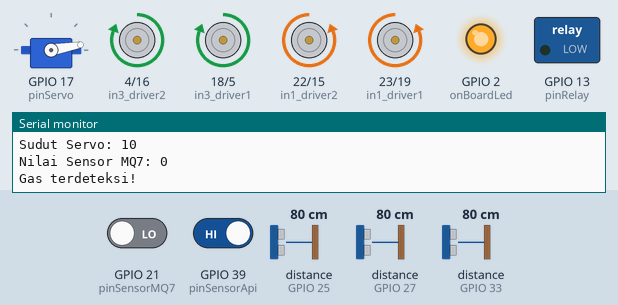
This sketch was run on a simulated ESP32. Shown: servo, motor-driver pin pairs drawn as motors (green arrow = first pin HIGH = forward, orange = second pin HIGH = backward, longer = more drive), switched loads named in the sketch (green lamp = pin HIGH), output pins drawn as LEDs (lit = HIGH), the last lines printed to the serial monitor. Wiring (inferred from the names in the program): 3 × ultrasonic range finder: trigger GPIO 14, echo GPIO 27 / trigger GPIO 26, echo GPIO 25 / trigger GPIO 32, echo GPIO 33. The inputs (shaded band) are chosen by the test bench; at power-on: GPIO 21 (pinSensorMQ7) LOW, distance to the obstacle (sensors on GPIO 25, GPIO 27, GPIO 33) 80 cm, GPIO 39 (pinSensorApi) HIGH. The echo pulse lasts 58.3 µs per cm; pins used as bus, display or sensor lines are not drawn.

Above: at 2.9 s.
3.0 s: GPIO 21 (pinSensorMQ7) driven HIGH
At 4.1 s:
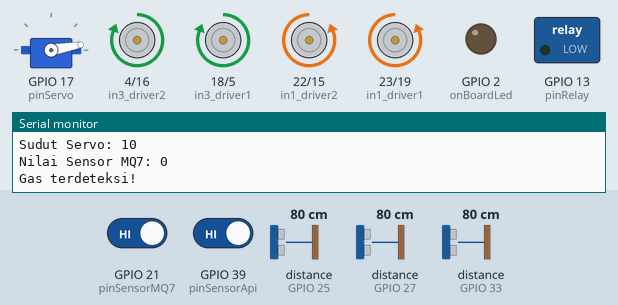
6.5 s: distance to the obstacle (sensor on GPIO 25) set to 2 cm
At 8.5 s:
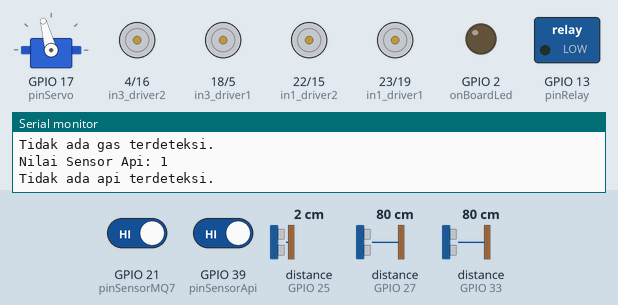
10.0 s: GPIO 39 (pinSensorApi) driven LOW
At 11.7 s:
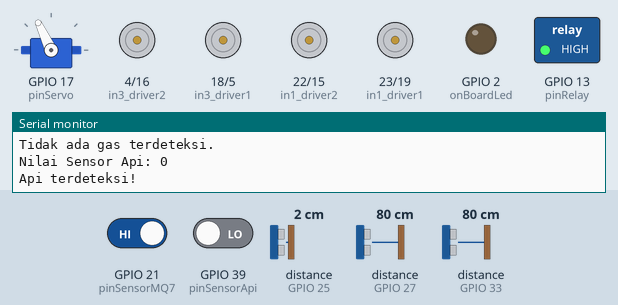
12.8 s: GPIO 39 (pinSensorApi) driven HIGH
At 17.8 s:
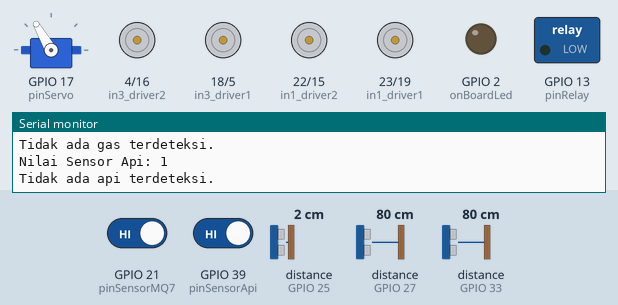
18.6 s: distance to the obstacle (sensor on GPIO 27) set to 75 cm
24.8 s: distance to the obstacle (sensor on GPIO 33) set to 72 cm
Timing chart, 0 to 34.8 s (numbered marks = the images above; inputs shaded):
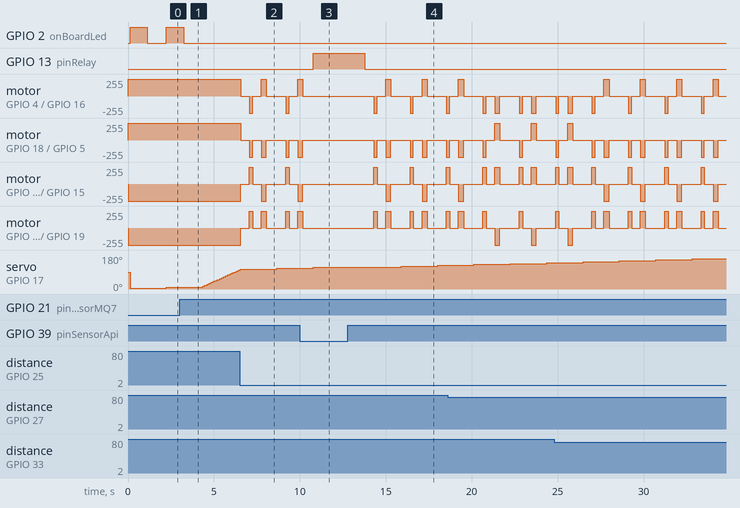

Measured:
- after the input at 3.0 s, GPIO 2 (onBoardLed): goes on until 3.2 s, then stays LOW
- after the input at 10.0 s, GPIO 13 (pinRelay): LOW → HIGH after 0.78 s; motor on GPIO 4 (in3_driver2) / GPIO 16 (in4_driver2), motor on GPIO 18 (in3_driver1) / GPIO 5 (in4_driver1), motor on GPIO 22 (in1_driver2) / GPIO 15 (in2_driver2), motor on GPIO 23 (in1_driver1) / GPIO 19 (in2_driver1): goes on until 10.2 s, then stays stopped
- after the input at 12.8 s, GPIO 13 (pinRelay): HIGH → LOW after 0.98 s; motor on GPIO 4 (in3_driver2) / GPIO 16 (in4_driver2): stopped → backward 255/255 after 1.5 s, → stopped 0.20 s later, → forward 255/255 0.50 s later, → stopped 0.30 s later, … (9 changes in this stretch)

The sketch:

damkars.ino
```cpp
#include <ESP32Servo.h>  // Sertakan Library Servo

// Definisikan pin yang terhubung ke kabel sinyal servo
const int pinServo = 17;

// Definisikan pin yang terhubung ke kabel buzzer

// Definisikan pin yang terhubung ke sensor api
const int pinSensorApi = 39;  //13

// Definisikan pin yang terhubung ke sensor MQ7
const int pinSensorMQ7 = 21;

// Definisikan pin Onboard LED ESP32
const int onBoardLed = 2;

// Definisikan pin untuk Motor Driver 1 (Roda Sisi Kiri)
const int in1_driver1 = 23;  // Positif untuk roda kiri belakang
const int in2_driver1 = 19;  // Negatif untuk roda kiri belakang
const int in3_driver1 = 18;  // Negatif untuk roda kiri depan
const int in4_driver1 = 5;   // Positif untuk roda kiri depan

// Definisikan pin untuk Motor Driver 2 (Roda Sisi Kanan)
const int in1_driver2 = 22;  // Positif untuk roda kanan belakang
const int in2_driver2 = 15;  // Negatif untuk roda kanan belakang
const int in3_driver2 = 4;   // Negatif untuk roda kanan depan
const int in4_driver2 = 16;  // Positif untuk roda kanan depan

// Definisikan pin untuk Sensor Ultrasonik
const int pinTrig1 = 32;  // Sensor depan kanan 32
const int pinEcho1 = 33;
const int pinTrig2 = 26;  // Sensor depan tengah
const int pinEcho2 = 25;
const int pinTrig3 = 14;  // Sensor depan kiri
const int pinEcho3 = 27;

// Definisikan pin untuk Relay
const int pinRelay = 13;  // Pin kontrol relay //12

// Definisikan batas jarak untuk deteksi rintangan
const long batasDepan = 30; // cm
const long batasSamping = 30;  // cm

// Buat objek Servo
Servo servoSaya;

// Definisikan rentang sudut servo
int sudutServo = 0;
int langkahServo = 5;  // Langkah inkremental untuk gerakan servo
unsigned long waktuSebelumnyaServo = 0;
const unsigned long intervalServo = 15;  // Waktu antara pembaruan servo dalam milidetik

void setup() {

  // Pasang servo ke pin yang telah ditentukan
  servoSaya.attach(pinServo);

  // Inisialisasi pin sensor api sebagai input
  pinMode(pinSensorApi, INPUT);

  // Inisialisasi pin MQ7 sebagai input
  pinMode(pinSensorMQ7, INPUT);

  // Inisialisasi pin MQ7 sebagai input
  pinMode(onBoardLed, OUTPUT);

  // Setel pin sebagai output atau input untuk motor driver
  pinMode(in1_driver1, OUTPUT);
  pinMode(in2_driver1, OUTPUT);
  pinMode(in3_driver1, OUTPUT);
  pinMode(in4_driver1, OUTPUT);

  pinMode(in1_driver2, OUTPUT);
  pinMode(in2_driver2, OUTPUT);
  pinMode(in3_driver2, OUTPUT);
  pinMode(in4_driver2, OUTPUT);

  pinMode(pinTrig1, OUTPUT);
  pinMode(pinEcho1, INPUT);
  pinMode(pinTrig2, OUTPUT);
  pinMode(pinEcho2, INPUT);
  pinMode(pinTrig3, OUTPUT);
  pinMode(pinEcho3, INPUT);

  pinMode(pinRelay, OUTPUT); // Setel pin relay sebagai output

  digitalWrite(pinRelay, LOW);

  // Inisialisasi semua pin ke LOW
  berhentiRobot();  // Pastikan mobil berhenti awalnya

  // Mulai komunikasi serial untuk debugging
  Serial.begin(115200);
}

void loop() {
  int nilaiSensorApi = digitalRead(pinSensorApi);
  Serial.print("Nilai Sensor Api: ");
  Serial.println(nilaiSensorApi);

  if (nilaiSensorApi == LOW) {
    // Api terdeteksi (LOW berarti api terdeteksi)
    Serial.println("Api terdeteksi!");
    digitalWrite(pinRelay, HIGH);
    berhentiRobot();
    delay(3000);
  } else {
    // Tidak ada api terdeteksi
    Serial.println("Tidak ada api terdeteksi.");
    digitalWrite(pinRelay, LOW);
    deteksiRintangan();  // Fungsi untuk mendeteksi rintangan dan mengontrol gerakan mobil
    perbaruiServo();  // Fungsi untuk mengontrol servo
    deteksiGas(); // Fungsi untuk mendeteksi Gas Dengan MQ7
  }
}

// Fungsi untuk pergerakkan Servo
void perbaruiServo() {
  unsigned long waktuSekarang = millis();
  if (waktuSekarang - waktuSebelumnyaServo >= intervalServo) {
    waktuSebelumnyaServo = waktuSekarang;
    sudutServo += langkahServo;
    if (sudutServo >= 180 || sudutServo <= 0) {
      langkahServo = -langkahServo;  // Balikkan arah
    }
    servoSaya.write(sudutServo);
    Serial.print("Sudut Servo: ");
    Serial.println(sudutServo);
  }
}

// Fungsi untuk deteksi Gas Dengan MQ7
void deteksiGas() {
  int nilaiSensorGas = digitalRead(pinSensorMQ7);
  Serial.print("Nilai Sensor MQ7: ");
  Serial.println(nilaiSensorGas);

  if (nilaiSensorGas == LOW) {
    // Gas terdeteksi (Berarti Gas terdeteksi)
    Serial.println("Gas terdeteksi!");
    digitalWrite(onBoardLed, HIGH);
    delay(1000);  // menyalakan onBoardLed pada ESP32
    digitalWrite(onBoardLed, LOW);
    delay(1000);  // menyalakan onBoardLed pada ESP32
  } else {
    // Tidak ada Gas terdeteksi
    digitalWrite(onBoardLed, LOW);
    Serial.println("Tidak ada gas terdeteksi.");
  }
}

// Fungsi untuk mendeteksi rintangan dan kontrol gerakan mobil
void deteksiRintangan() {
  long jarak1 = ukurJarak(pinTrig1, pinEcho1); // Sensor depan kanan
  long jarak2 = ukurJarak(pinTrig2, pinEcho2); // Sensor depan tengah
  long jarak3 = ukurJarak(pinTrig3, pinEcho3); // Sensor depan kiri

  String arah;

  if (jarak1 <= 10 && jarak2 <= 10 && jarak3 <= 10) {
    arah = "Mundur";
    mundur();
    delay(250);
    berhentiRobot();
    delay(500);
  } else if (jarak1 <= 5 && jarak2 <= 5 && jarak3 <= 5) {
    arah = "Mundur";
    mundur();
    delay(500);
    berhentiRobot();
    delay(500);
  } else if (jarak2 >= batasDepan && jarak1 >= batasSamping && jarak3 >= batasSamping) {
    arah = "Maju";
    maju();
  } else {
    berhentiRobot();
    delay(500);
    mundur();
    delay(200);
    berhentiRobot();
    delay(500);

    if (jarak1 > jarak3) {
      arah = "Kanan";
      putarKanan();  // Logika dibalik
    } else {
      arah = "Kiri";
      putarKiri(); // Logika dibalik
    }

    delay(300);  // 100 ms delay per putaran
    berhentiRobot();
    delay(500);
  }

  // Cetak arah dan jarak dalam satu baris
  Serial.print("Arah: ");
  Serial.print(arah);
  Serial.print(" | Jarak 1 (Kanan): ");
  Serial.print(jarak1);
  Serial.print(" cm | Jarak 2 (Tengah): ");
  Serial.print(jarak2);
  Serial.print(" cm | Jarak 3 (Kiri): ");
  Serial.print(jarak3);
  Serial.println(" cm");

  // Opsional, delay singkat untuk menghindari loop berlebihan
  delay(100);  // Sesuaikan delay ini sesuai kebutuhan
}

// Fungsi untuk memutar mobil ke arah kanan
void putarKiri() {
  digitalWrite(in1_driver1, HIGH);  // Roda kiri depan
  digitalWrite(in2_driver1, LOW);   // Roda kiri depan
  digitalWrite(in3_driver1, LOW);   // Roda kiri belakang
  digitalWrite(in4_driver1, HIGH);  // Roda kiri belakang

  digitalWrite(in1_driver2, LOW);   // Roda kanan depan
  digitalWrite(in2_driver2, HIGH);  // Roda kanan depan
  digitalWrite(in3_driver2, HIGH);  // Roda kanan belakang
  digitalWrite(in4_driver2, LOW);   // Roda kanan belakang
}

// Fungsi untuk memutar mobil ke arah kiri
void putarKanan() {
  digitalWrite(in1_driver1, LOW);   // Roda kiri depan
  digitalWrite(in2_driver1, HIGH);  // Roda kiri depan
  digitalWrite(in3_driver1, HIGH);  // Roda kiri belakang
  digitalWrite(in4_driver1, LOW);   // Roda kiri belakang

  digitalWrite(in1_driver2, HIGH);  // Roda kanan depan
  digitalWrite(in2_driver2, LOW);   // Roda kanan depan
  digitalWrite(in3_driver2, LOW);   // Roda kanan belakang
  digitalWrite(in4_driver2, HIGH);  // Roda kanan belakang
}

// Fungsi untuk menggerakkan mobil maju
void maju() {
  digitalWrite(in1_driver1, LOW);  // Roda kiri depan
  digitalWrite(in2_driver1, HIGH); // Roda kiri depan
  digitalWrite(in3_driver1, HIGH); // Roda kiri belakang
  digitalWrite(in4_driver1, LOW);  // Roda kiri belakang

  digitalWrite(in1_driver2, LOW);  // Roda kanan depan
  digitalWrite(in2_driver2, HIGH); // Roda kanan depan
  digitalWrite(in3_driver2, HIGH); // Roda kanan belakang
  digitalWrite(in4_driver2, LOW);  // Roda kanan belakang
}

// Fungsi untuk memundurkan mobil
void mundur() {
  digitalWrite(in1_driver1, HIGH); // Roda kiri depan
  digitalWrite(in2_driver1, LOW);  // Roda kiri depan
  digitalWrite(in3_driver1, LOW);  // Roda kiri belakang
  digitalWrite(in4_driver1, HIGH); // Roda kiri belakang

  digitalWrite(in1_driver2, HIGH); // Roda kanan depan
  digitalWrite(in2_driver2, LOW);  // Roda kanan depan
  digitalWrite(in3_driver2, LOW);  // Roda kanan belakang
  digitalWrite(in4_driver2, HIGH); // Roda kanan belakang
}

// Fungsi untuk menghentikan mobil
void berhentiRobot() {
  digitalWrite(in1_driver1, LOW);
  digitalWrite(in2_driver1, LOW);
  digitalWrite(in3_driver1, LOW);
  digitalWrite(in4_driver1, LOW);

  digitalWrite(in1_driver2, LOW);
  digitalWrite(in2_driver2, LOW);
  digitalWrite(in3_driver2, LOW);
  digitalWrite(in4_driver2, LOW);
}

// Fungsi untuk mengukur jarak dengan sensor ultrasonik
long ukurJarak(int pinTrig, int pinEcho) {
  digitalWrite(pinTrig, LOW);
  delayMicroseconds(2);
  digitalWrite(pinTrig, HIGH);
  delayMicroseconds(10);
  digitalWrite(pinTrig, LOW);

  long durasi = pulseIn(pinEcho, HIGH);
  long jarak = durasi * 0.0344 / 2;
  return jarak;
}
```
